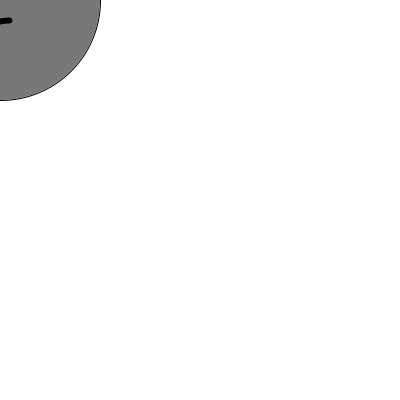
Frame 1 (no input)
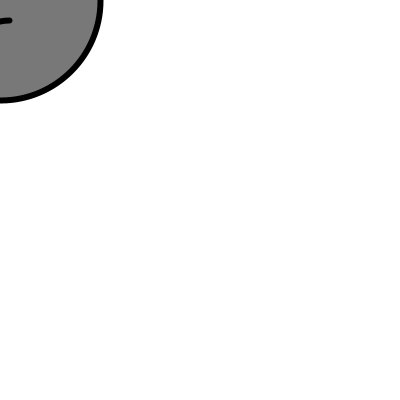
Frame 60 (the mouse pressed at the canvas centre just before this capture)
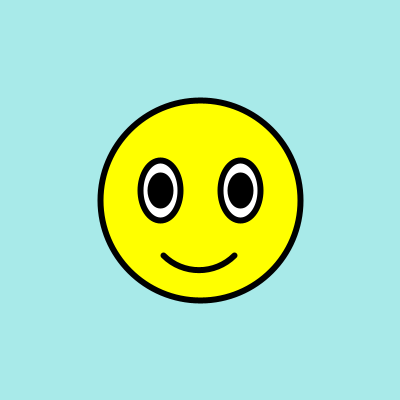
Frame 120 (the mouse held since frame 60 and released just before this capture)

The Processing sketch that drew these frames (run headless with seeded random() and noise(); from frame 60 on, the mouse is pressed at the canvas centre):

// Processing sketch: processing_103287
// ── processing_103287.pde

//Amanda Rhee
//July 8, 2013
//Project: Happy Face
  //Reference: DMA and Summer Smith
void setup() {
size(400, 400);
}
void draw() {
  background(255);
    fill(120);
    ellipse(mouseX, mouseY, 200, 200);
    strokeWeight(6);
    arc(mouseX-40, mouseY-30, 50, 50, QUARTER_PI, PI-QUARTER_PI);
    arc(mouseX+40, mouseY-30, 50, 50, QUARTER_PI, PI-QUARTER_PI);
    arc(mouseX+10, mouseY+65, 90, 90,PI, PI+HALF_PI);
   
if(mousePressed == true){
fill(255, 255, 0);
}
if(mousePressed == true){
background(168, 234, 233);
ellipse(mouseX, mouseY, 200, 200);
fill(255);
ellipse(mouseX-40, mouseY-10,40, 60);
ellipse(mouseX+40, mouseY-10, 40, 60);
fill(0);
ellipse(mouseX-40, mouseY-10, 20, 30);
ellipse(mouseX+40, mouseY-10, 20, 30);
fill(255, 255, 0);
arc(mouseX-1, mouseY+20, 100, 100, QUARTER_PI, PI-QUARTER_PI);
println("mouseX:" + mouseX + ", mouseY:" + mouseY);
}
}
